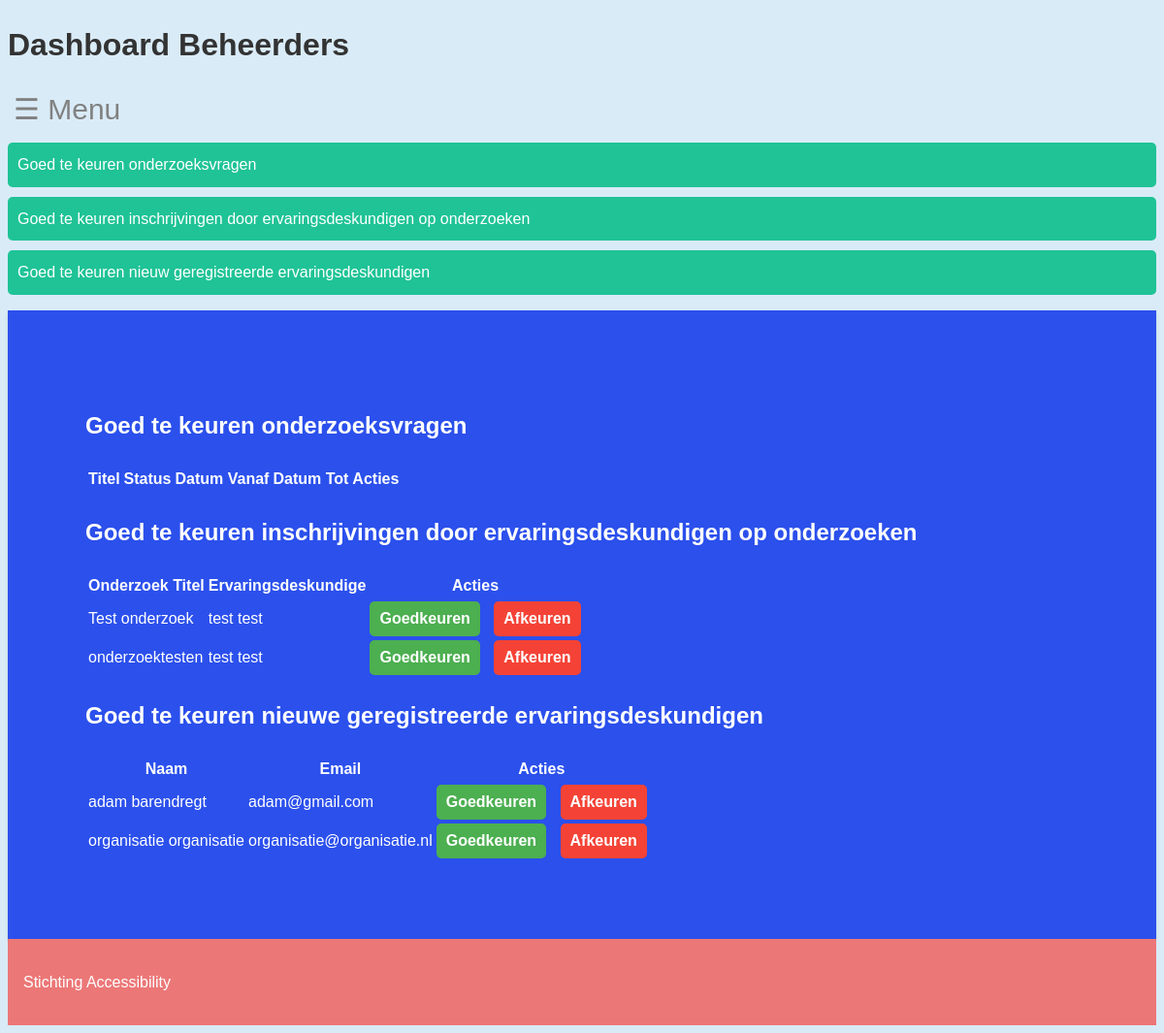
The page /beheerders/dashboard/ (signed in) on the database its author committed.
### core/models.py (models this page shows, shortened)
class OnderzoekErvaringsdeskundige(models.Model):
    onderzoek = models.ForeignKey(Onderzoek, on_delete=models.CASCADE)
    ervaringsdeskundige = models.ForeignKey(Ervaringsdeskundige, on_delete=models.CASCADE)
    is_goedgekeurd = models.BooleanField(default=False)
    class Meta:
        db_table = 'onderzoek_ervaringsdeskundige'
        unique_together = ('onderzoek', 'ervaringsdeskundige')

class Onderzoek(models.Model):
    onderzoek_id = models.AutoField(primary_key=True)
    titel = models.CharField(max_length=255)
    omschrijving = models.TextField(blank=True, null=True)
    status = models.CharField(max_length=50, blank=True, null=True)
    beschikbaar = models.BooleanField(default=True)
    datum_vanaf = models.DateField(blank=True, null=True)
    datum_tot = models.DateField(blank=True, null=True)
    type_onderzoek = models.CharField(max_length=50, blank=True, null=True)
    locatie = models.CharField(max_length=255, blank=True, null=True)
    met_beloning = models.BooleanField(default=False)
    beloning = models.CharField(max_length=255, blank=True, null=True)
    doelgroep_leeftijd_van = models.IntegerField(blank=True, null=True)
    doelgroep_leeftijd_tot = models.IntegerField(blank=True, null=True)
    doelgroep_beperking = models.CharField(max_length=255, blank=True, null=True)
    organisatie = models.ForeignKey(Organisaties, on_delete=models.CASCADE)
    class Meta:
        db_table = 'Onderzoek'

class Ervaringsdeskundige(models.Model):
    ervaringsdeskundige_id = models.AutoField(primary_key=True)
    bijzonderheden = models.TextField(blank=True, null=True)
    voorkeur_benadering = models.CharField(max_length=255, blank=True, null=True)
    bijzonderheden_beschikbaar = models.CharField(max_length=255, blank=True, null=True)
    gebruiker = models.ForeignKey(Gebruikers, on_delete=models.CASCADE)
    beperkingen = models.ForeignKey(Beperkingen, on_delete=models.SET_NULL, null=True, blank=True)
    toezichthouder = models.ForeignKey(Toezichthouder, on_delete=models.SET_NULL, null=True, blank=True)
    hulpmiddelen = models.ForeignKey(Hulpmiddelen, on_delete=models.SET_NULL, null=True, blank=True)
    is_goedgekeurd = models.BooleanField(default=False)
    class Meta:
        db_table = 'ervaringsdeskundige'

class Gebruikers(AbstractBaseUser, PermissionsMixin):
    gebruiker_id = models.AutoField(primary_key=True)
    voornaam = models.CharField(max_length=255)
    achternaam = models.CharField(max_length=255)
    is_beheerder = models.BooleanField(default=False)
    is_organisatie = models.BooleanField(default=False)
    postcode = models.CharField(max_length=6, blank=True, null=True)
    geslacht = models.CharField(max_length=10, blank=True, null=True)
    email = models.EmailField(unique=True)
    telefoonnummer = models.CharField(max_length=20, blank=True, null=True)
    geboortedatum = models.DateField()
    last_login = models.DateTimeField(blank=True, null=True)
    organisatie = models.ForeignKey(Organisaties, on_delete=models.SET_NULL, null=True, blank=True)
    objects = GebruikersManager()
    USERNAME_FIELD = 'email'
    REQUIRED_FIELDS = []
    class Meta:
        db_table = 'gebruikers'
    @property
    def is_staff(self):
        return self.is_beheerder

### beheerders/views.py (the view)
# urls.py: path('dashboard/', onderzoek_dashboard, name='dashboard_beheer'),
@login_required()
def onderzoek_dashboard(request):
    User = get_user_model()
    if not request.user.is_staff:
        return redirect('dashboard_deskundige')
    niet_goedgekeurde_inschrijvingen = OnderzoekErvaringsdeskundige.objects.filter(is_goedgekeurd=False)
    nieuwe_ervaringsdeskundigen = Ervaringsdeskundige.objects.filter(is_goedgekeurd=False)
    onderzoeken = Onderzoek.objects.filter(status__in=['', 'Afgekeurd'])
    return render(request, 'dashboard_beheer.html', {
        'niet_goedgekeurde_inschrijvingen': niet_goedgekeurde_inschrijvingen,
        'nieuwe_ervaringsdeskundigen': nieuwe_ervaringsdeskundigen,
        'onderzoeken': onderzoeken,
    })

### beheerders/templates/dashboard_beheer.html (shortened to what this page needs)
<!DOCTYPE html>
<html lang="nl">
<head>
    {% load static %}
    <link rel="stylesheet" href="{% static 'CSS/beheerders.css' %}" type="text/css">
</head>
<body>
<header role="banner">
    <h1>Dashboard Beheerders</h1>
</header>
<header>
    <button aria-label="Open Menu" id="openMenu">&#9776; Menu</button>
</header>
<nav role="navigation">
    <ul>
        <li><a href="#onderzoeksvragen">Goed te keuren onderzoeksvragen</a></li>
        <li><a href="#inschrijvingen">Goed te keuren inschrijvingen door ervaringsdeskundigen op onderzoeken</a></li>
        <li><a href="#geregistreerde_evd">Goed te keuren nieuw geregistreerde ervaringsdeskundigen</a></li>
    </ul>
</nav>
<main role="main">
    <section id="onderzoeksvragen" tabindex="-1">
        <h2>Goed te keuren onderzoeksvragen</h2>
        <table>
            <thead>
            <tr>
                <th>Titel</th>
                <th>Status</th>
                <th>Datum Vanaf</th>
                <th>Datum Tot</th>
                <th>Acties</th>
            </tr>
            </thead>
        </table>
    </section>
    <section id="inschrijvingen" tabindex="-1">
        <h2>Goed te keuren inschrijvingen door ervaringsdeskundigen op onderzoeken</h2>
        <table>
            <thead>
            <tr>
                <th>Onderzoek Titel</th>
                <th>Ervaringsdeskundige</th>
                <th>Acties</th>
            </tr>
            </thead>
            <tbody>
            {% for inschrijving in niet_goedgekeurde_inschrijvingen %}
                <tr>
                    <td>{{ inschrijving.onderzoek.titel }}</td>
                    <td>{{ inschrijving.ervaringsdeskundige.gebruiker.voornaam }} {{ inschrijving.ervaringsdeskundige.gebruiker.achternaam }}</td>
                    <td>
                        <a href="{% url 'inschrijving_goedkeuren' inschrijving.pk %}"
                           class="goedkeur-link">Goedkeuren</a>
                        <a href="{% url 'inschrijving_afkeuren' inschrijving.pk %}" class="afkeur-link"
                           style="margin-left: 10px;">Afkeuren</a>
                    </td>
                </tr>
            {% endfor %}
            </tbody>
        </table>
    </section>
    <section id="geregistreerde_evd" tabindex="-1">
        <h2>Goed te keuren nieuwe geregistreerde ervaringsdeskundigen</h2>
        <table>
            <thead>
            <tr>
                <th>Naam</th>
                <th>Email</th>
                <th>Acties</th>
            </tr>
            </thead>
            <tbody>
            {% for ervaringsdeskundige in nieuwe_ervaringsdeskundigen %}
                <tr>
                    <td>{{ ervaringsdeskundige.gebruiker.voornaam }} {{ ervaringsdeskundige.gebruiker.achternaam }}</td>
                    <td>{{ ervaringsdeskundige.gebruiker.email }}</td>
                    <td>
                        <a href="{% url 'ervaringsdeskundige_goedkeuren' ervaringsdeskundige.pk %}"
                           class="goedkeur-link">Goedkeuren</a>
                        <a href="{% url 'ervaringsdeskundige_afkeuren' ervaringsdeskundige.pk %}" class="afkeur-link"
                           style="margin-left: 10px;">Afkeuren</a>
                    </td>
                </tr>
            {% endfor %}
            </tbody>
        </table>
    </section>
</main>
<footer>
    <p>Stichting Accessibility</p>
</footer>
</body>
</html>

### beheerders/static/CSS/beheerders.css (style rules this page uses)
body { font-family: Arial, sans-serif; color: #333; line-height: 1.6; background-color: #d9ebf7; }
nav ul { list-style: none; padding: 0; }
nav ul li { background-color: #1fc396; margin: 10px 0; padding: 10px; border-radius: 5px; }
nav ul li a { color: white; text-decoration: none; }
main { margin: 0 auto; padding: 5rem; background-color: #2b50ec; color: white; box-shadow: 0 2px 4px rgba(0, 0, 0, 0.1); }
footer { padding: 1rem; text-align: left; background-color: #ec7777; color: white; }
#openMenu { font-size: 30px; cursor: pointer; background: none; border: none; color: #818181; }
.goedkeur-link, .afkeur-link { display: inline-block; padding: 5px 10px; color: #fff; text-decoration: none; border-radius: 5px; font-weight: bold; }
.goedkeur-link { background-color: #4CAF50; }
.afkeur-link { background-color: #f44336; }

### rows shown on the page
OnderzoekErvaringsdeskundige: onderzoek.titel "Test onderzoek", ervaringsdeskundige.gebruiker.voornaam "test", ervaringsdeskundige.gebruiker.achternaam "test"
OnderzoekErvaringsdeskundige: onderzoek.titel "onderzoektesten", ervaringsdeskundige.gebruiker.voornaam "test", ervaringsdeskundige.gebruiker.achternaam "test"
Ervaringsdeskundige: gebruiker.voornaam "adam", gebruiker.achternaam "barendregt", gebruiker.email "adam@gmail.com"
Ervaringsdeskundige: gebruiker.voornaam "organisatie", gebruiker.achternaam "organisatie", gebruiker.email "organisatie@organisatie.nl"
